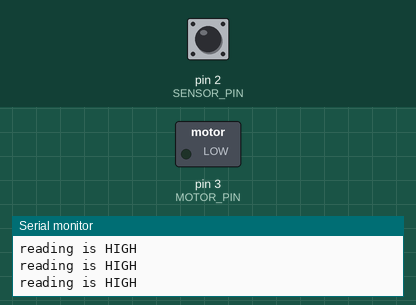
This sketch was run on a simulated Arduino Uno, built with avr-gcc and run on an emulated ATmega328P. Parts: switched loads named in the sketch (green lamp = pin HIGH), the last lines printed to the serial monitor. Dashed ring = blinking. Inputs (shaded band) come from the test bench; at power-on: pin 2 (SENSOR_PIN) HIGH.

Above: at 1.2 s.
1.3 s: pin 2 (SENSOR_PIN) driven LOW
At 2.2 s:
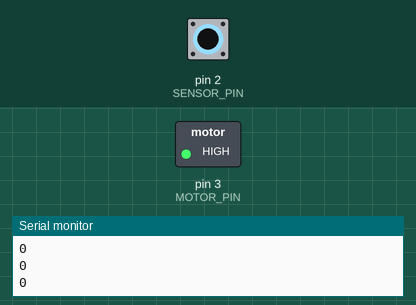
2.8 s: pin 2 (SENSOR_PIN) driven HIGH
At 3.6 s:
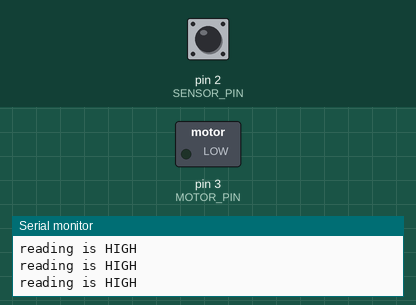
5.8 s: pin 2 (SENSOR_PIN) pulsed LOW 5 times (0.12 s each, 0.3 s apart)
At 5.86 s:
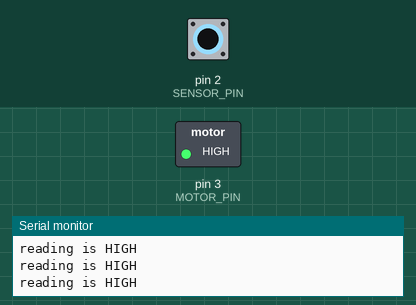
Timing chart, 0 to 8.8 s (numbered marks = the images above; inputs shaded):
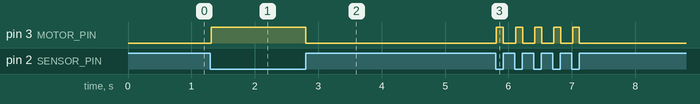

Measured:
- after the input at 1.3 s, pin 3 (MOTOR_PIN): LOW → HIGH at once
- after the input at 2.8 s, pin 3 (MOTOR_PIN): HIGH → LOW at once
- after the input at 5.8 s, pin 3 (MOTOR_PIN): alternates HIGH for 0.11 s and LOW for 0.19 s, 10 changes in all, then stays LOW, starting at once

The sketch:

1sensor_and_motor.ino
```cpp
#include <TM1637Display.h>

// Module connection pins (Digital Pins)
#define CLK 2
#define DIO 3

// The amount of time (in milliseconds) between tests
#define TEST_DELAY   2000

const uint8_t SEG_DONE[] = {
  SEG_B | SEG_C | SEG_D | SEG_E | SEG_G,           // d
  SEG_A | SEG_B | SEG_C | SEG_D | SEG_E | SEG_F,   // O
  SEG_C | SEG_E | SEG_G,                           // n
  SEG_A | SEG_D | SEG_E | SEG_F | SEG_G            // E
  };

TM1637Display display(CLK, DIO);


#define SENSOR_PIN 2
#define MOTOR_PIN 3

int sensorReading;

void setup() {
  // put your setup code here, to run once:
 pinMode(SENSOR_PIN, INPUT);

  pinMode(MOTOR_PIN, OUTPUT);
  Serial.begin(9600);
}

void loop() {

  sensorReading = digitalRead(SENSOR_PIN);
  // put your main code here, to run repeatedly:
  if(sensorReading==LOW){
     digitalWrite(MOTOR_PIN,1);
     //delay(1000);
     Serial.println(sensorReading);
    }
    else{
      digitalWrite(MOTOR_PIN,0);
      Serial.println("reading is HIGH");
      }

}
```
